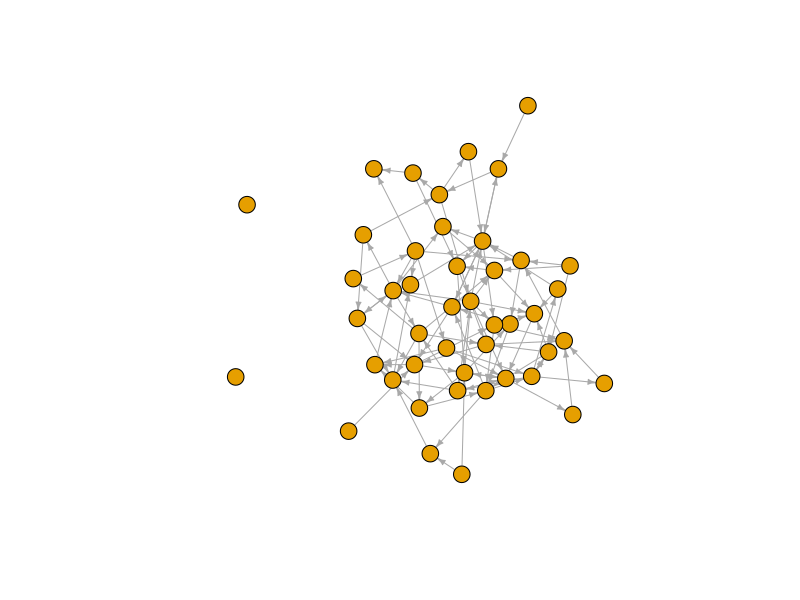
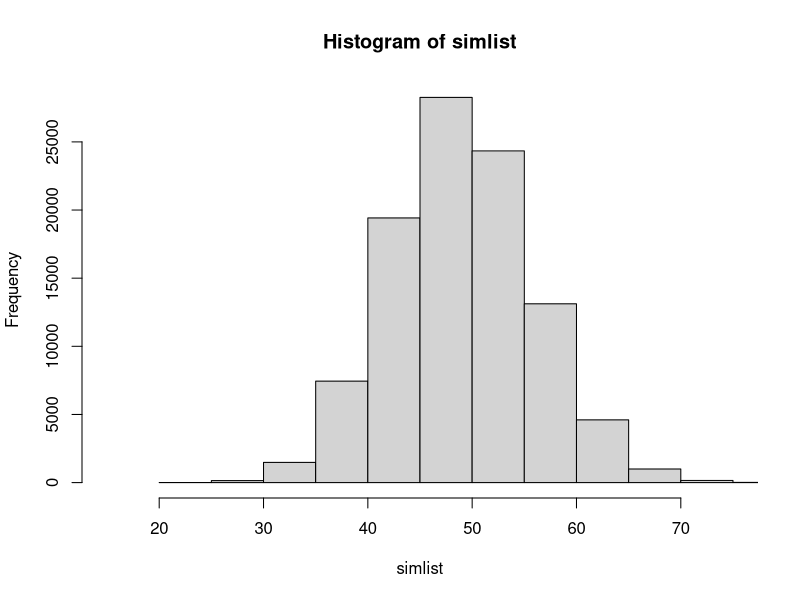
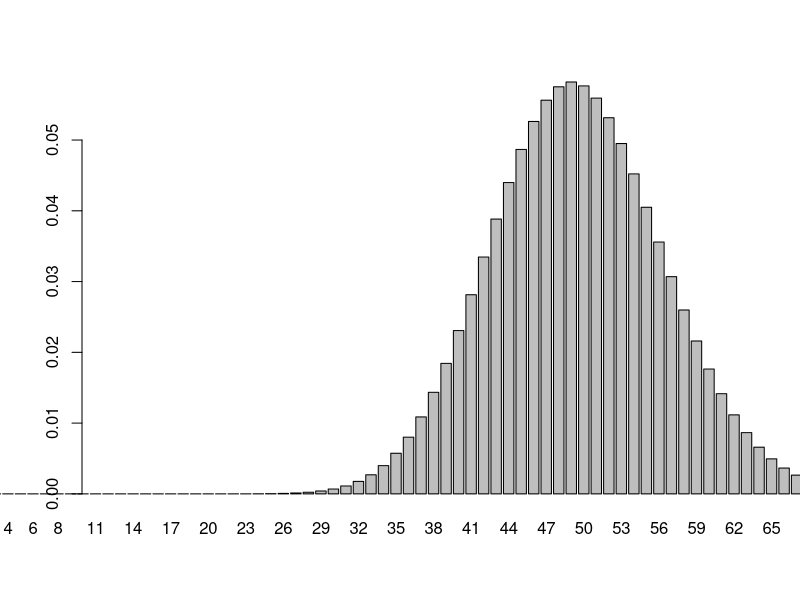
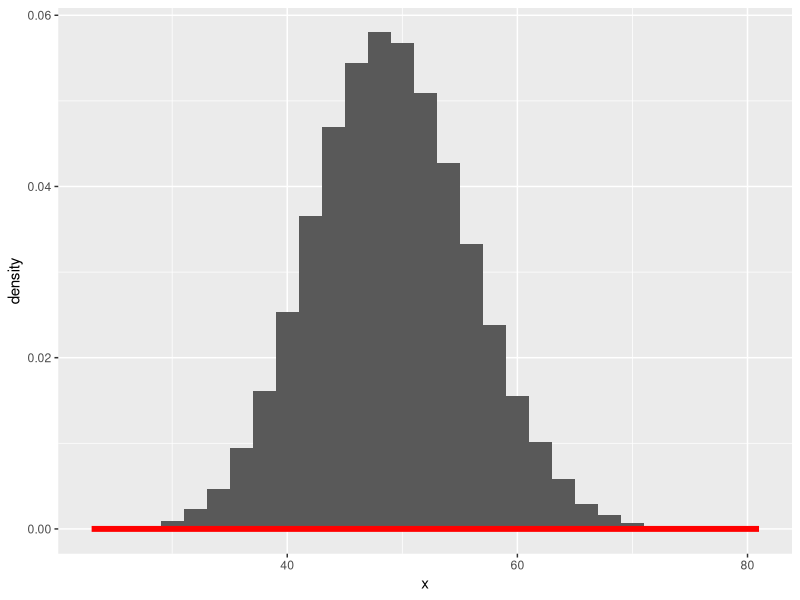

R code for these plots, in order:
## ---- chunk 1
library(igraph)
set.seed(404)
n <- 45
p <- .05
m <- matrix(sample(c(0, 1), size = n^2, replace = TRUE, prob = c(1 - p, p)), ncol = n)
g <- graph_from_adjacency_matrix(m)
g <- simplify(g, remove.multiple = F, remove.loops = T) 
plot(g, edge.arrow.size = .4, vertex.size = 9, vertex.label = NA)
## ---- chunk 2
# replicate
simlist <- rep(NA, 1e5)

for(i in 1:1e5) {
  # simulate
  m <- matrix(sample(c(0, 1), size = n^2, replace = TRUE, prob = c(1 - p, p)), ncol = n)
  m[lower.tri(m, diag = TRUE)] <- 0 # make undirected and remove loops
  # store
  simlist[i] <- sum(m)
}

hist(simlist, xlim = c(15, 75))
barplot(dbinom(0:(choose(n, 2)), choose(n, 2), p), names.arg = 0:(choose(n, 2)), xlim = c(15, 75))

df <- data.frame(x = simlist)
library(ggplot2)
ggplot(df, aes(x)) +
  geom_histogram(aes(y = ..density..)) +
  stat_function(fun = dbinom, 
                args = list(size = choose(n, p), prob = p), 
                lwd = 2, 
                col = 'red')

